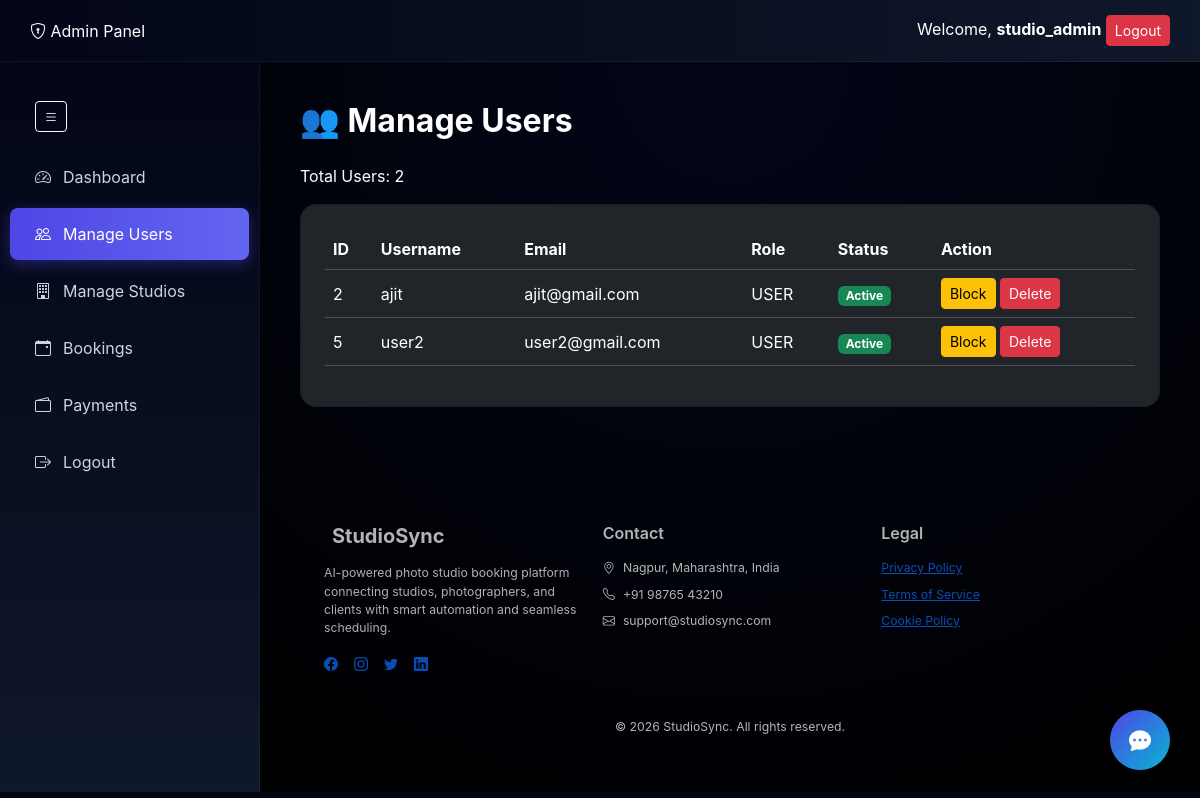
Screenshot of /dashboard/admin/users/ (signed in) with the database file from the repository.
### accounts/models.py (models this page shows, shortened)
class CustomUser(AbstractUser):
    ROLE_CHOICES = (
        ('USER', 'User'),
        ('STUDIO', 'Studio'),
        ('ADMIN', 'Admin'),
    )
    role = models.CharField(
        max_length=10,
        choices=ROLE_CHOICES,
        default='USER'   # 🔥 important default
    )
    phone = models.CharField(max_length=15, blank=True, null=True)
    profile_image = models.ImageField(upload_to='profiles/', blank=True, null=True)
    studio_name = models.CharField(max_length=200, blank=True, null=True)
    owner_name = models.CharField(max_length=200, blank=True, null=True)
    address = models.TextField(blank=True, null=True)
    description = models.TextField(blank=True, null=True)
    license = models.FileField(upload_to='licenses/', blank=True, null=True)
    portfolio = models.FileField(upload_to='portfolios/', blank=True, null=True)
    bio = models.TextField(blank=True, null=True)

### accounts/decorators.py (the view)
        def wrapper(request, *args, **kwargs):
            if request.user.role in allowed_roles:
                return view_func(request, *args, **kwargs)
            return redirect('login')

### dashboard/views.py (called while the page is built)
@login_required
@role_required(['ADMIN'])
def manage_users(request):
    users = User.objects.filter(role='USER')   # ✅ only users
    return render(request, "admin/dashboard/manage_users.html", {"users": users})

### templates/admin/dashboard/manage_users.html
{% extends "admin/dashboard/admin_base.html" %}
{% block admin_content %}
<h2 class="fw-bold mb-4">👥 Manage Users</h2>
<p>Total Users: {{ users|length }}</p>
<div class="card bg-dark text-light p-4 rounded-4">
    <table class="table table-dark table-hover align-middle">
        <thead>
            <tr>
                <th>ID</th>
                <th>Username</th>
                <th>Email</th>
                <th>Role</th>
                <th>Status</th>
                <th>Action</th>
            </tr>
        </thead>
        <tbody>
            {% for user in users %}
            <tr>
                <td>{{ user.id }}</td>
                <td>{{ user.username }}</td>
                <td>{{ user.email }}</td>
                <td>{{ user.role }}</td>
                <td>
                    {% if user.is_active %}
                        <span class="badge bg-success">Active</span>
                    {% else %}
                        <span class="badge bg-danger">Blocked</span>
                    {% endif %}
                </td>
                <td>
                    <a href="#" class="btn btn-sm btn-warning">Block</a>
                    <a href="#" class="btn btn-sm btn-danger">Delete</a>
                </td>
            </tr>
            {% empty %}
            <tr>
                <td colspan="6" class="text-center">No users found</td>
            </tr>
            {% endfor %}
        </tbody>
    </table>
</div>
{% endblock %}

### templates/admin/dashboard/admin_base.html (shortened to what this page needs)
{% extends "base.html" %}
{% load static %}
{% block extra_css %}
<link rel="stylesheet" href="{% static 'css/admin/admin.css' %}">
{% endblock %}
{% block content %}
<header class="admin-header">
    <div class="admin-header-content">
        <div class="admin-logo">
            <i class="bi bi-shield-lock"></i> Admin Panel
        </div>
        <div class="admin-header-content">
            <div class="d-flex align-items-center">
                <nav class="header-nav">
                    <span class="welcome-text">Welcome, <strong>{{ user.username }}</strong></span>
                    <a href="{% url 'logout' %}">
                        <button type="submit" class="btn btn-danger btn-sm">
                            Logout
                        </button>
                    </a>
                </nav>
            </div>
        </div>
</header>
<div class="admin-wrapper">
    <aside class="admin-sidebar" id="adminSidebar">
        <a href="#" onclick="toggleAdminSidebar()">
            <button id="sidebarToggle" class="btn btn-sm btn-outline-light me-3">
                <i class="bi bi-list"></i>
            </button>
        </a>
        <a href="{% url 'admin_dashboard' %}"
            class="{% if request.resolver_match.url_name == 'admin_dashboard' %}active{% endif %}">
            <i class="bi bi-speedometer2"></i>
            <span>Dashboard</span>
        </a>
        <a href="{% url 'manage_users' %}"
            class="{% if request.resolver_match.url_name == 'manage_users' %}active{% endif %}">
            <i class="bi bi-people"></i>
            <span>Manage Users</span>
        </a>
        <a href="{% url 'manage_studios' %}">
            <i class="bi bi-building"></i>
            <span>Manage Studios</span>
        </a>
        <a href="{% url 'admin_bookings' %}">
            <i class="bi bi-calendar-event"></i>
            <span>Bookings</span>
        </a>
        <a href="{% url 'admin_payments' %}">
            <i class="bi bi-wallet2"></i>
            <span>Payments</span>
        </a>
        <a href="{% url 'logout' %}">
            <i class="bi bi-box-arrow-right"></i>
            <span>Logout</span>
        </a>
    </aside>
    <main class="admin-main">
        {% block admin_content %}
        {% endblock %}
        {% include "includes/footer.html" %}
    </main>
</div>
{% include "includes/chatbot.html" %}
{% endblock %}

### static/css/admin/admin.css (style rules this page uses)
body { margin: 0; font-family: 'Inter', sans-serif; background: #020617; color: #ffffff; }
.admin-header { background: linear-gradient(90deg, #020617, #0f172a); padding: 15px 30px; color: white; position: sticky; top: 0; z-index: 1000; backdrop-filter: blur(10px); border-bottom: 1px solid rgba(255,255,255,0.05); }
.admin-header-content { display: flex; justify-content: space-between; align-items: center; }
.admin-wrapper { display: flex; min-height: calc(100vh - 70px); }
.admin-sidebar { width: 260px; background: linear-gradient(180deg, #020617, #0f172a); padding-top: 20px; transition: all 0.3s ease; border-right: 1px solid rgba(255,255,255,0.05); }
.admin-sidebar a { display: flex; align-items: center; gap: 12px; padding: 14px 25px; color: #cbd5e1; text-decoration: none; transition: all 0.3s ease; border-radius: 8px; margin: 5px 10px; }
.admin-sidebar a.active { background: linear-gradient(90deg, #4f46e5, #6366f1); color: #fff; box-shadow: 0 4px 15px rgba(79, 70, 229, 0.4); }
.admin-main { flex: 1; display: flex; flex-direction: column; padding: 40px; background: radial-gradient(circle at top, #020617, #000000); color: #ffffff; }

### rows the page displays
CustomUser: username "studio_admin"
CustomUser: id "2", username "ajit", email "ajit@gmail.com", role "USER", is_active "Active"
CustomUser: id "5", username "user2", email "user2@gmail.com", role "USER", is_active "Active"

### other values shown
{{ users|length }} "2"
